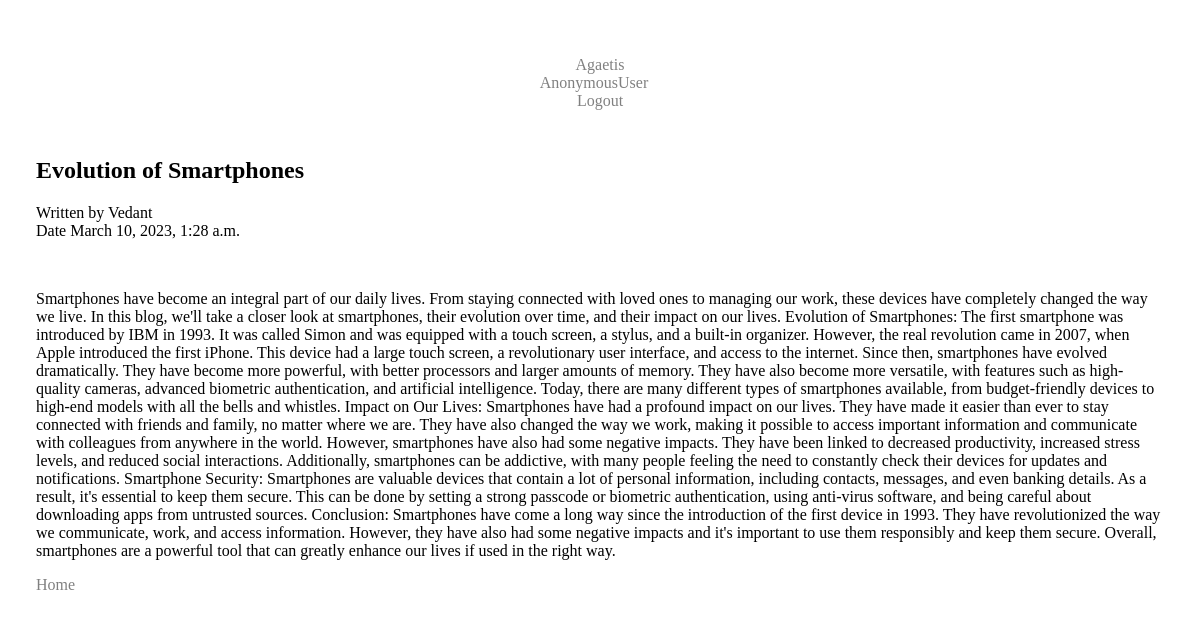
The app's page /blog/2/ with its own data.
### blog/models.py (models this page shows, shortened)
class Post(models.Model):
    title = models.CharField(max_length=100)
    content = models.TextField()
    short_content = models.TextField()
    image = CloudinaryField(blank=False)
    created_at = models.DateTimeField(auto_now_add=True)
    author = models.CharField('Name',max_length=25)

### blog/views.py (the view, shortened to what this page needs)
# urls.py: 2. Add a URL to urlpatterns:  path('blog/', include('blog.urls'))
def blog(request, post_id):
    post = Post.objects.get(id=post_id)
    return render(request, "blog-view.html", {'post': post})

### templates/blog-view.html (shortened to what this page needs)
<!DOCTYPE html>
<html lang="en">
<head>
    {% load static %}
    <link rel="stylesheet" href="{% static 'css/style.css' %}">
</head>
<body>
    <nav class="navbar navbar-expand-lg navbar-light shadow-sm">
        <div class="container">
            <a class="navbar-brand title-icon" href="#"><span class="font-primary">Agaetis</span></a>
                <div class="navbar-nav ms-auto mb-2">
                    <div class="nav-item">
                        <a class="nav-link font-black" href="#about">{{ user }} &nbsp;&nbsp; </a>
                    <div class="nav-item">
                        <div class="logout"><a href="{% url 'logout' %}">Logout</a></div>
            </div>
    </nav>
    <section class="content">
        <div class="title"> <h1>  <br>{{ post.title }}</h1> </div>
        <p>Written by {{ post.author }} <br> Date {{ post.created_at }}</p>
        <div class="blog-id-img">
        </div>
        <div class="blog">
            <p>{{ post.content }}</p>
        </div>
        <div id="back">
            <a href="{% url 'post_list' %}"> Home </a> <br>
        </div>
    </section>
</body>
</html>

### static/css/style.css (style rules this page uses)
body { margin: 0 3%; padding: 0; }
a { text-decoration: none; color: gray; }
.blog { display: flex; }
.container { text-align: center; margin-top: 5%; }

### records on screen
Post: title "Evolution of Smartphones", author "Vedant", created_at "March 10, 2023, 1:28 a.m.", content "Smartphones have become an integral part of our daily lives. From staying connected with loved ones to managing our work, these devices have completely changed the way we live. In this blog, we'll take a closer look at smartphones, their evolution over time, and their impact on our lives. Evolution of Smartphones: The first smartphone was introduced by IBM in 1993. It was called Simon and was equipped with a touch screen, a stylus, and a built-in organizer. However, the real revolution came in 2007, when Apple introduced the first iPhone. This device had a large touch screen, a revolutionary user interface, and access to the internet. Since then, smartphones have evolved dramatically. They…"

### other values on screen
{{ user }} "AnonymousUser"
